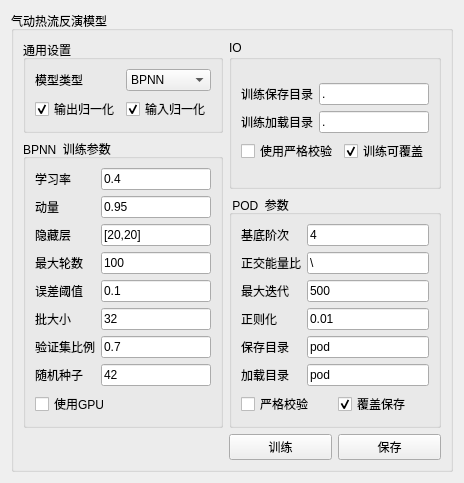
                 <widget class="QWidget" name="page_19">
                  <layout class="QGridLayout" name="gridLayout_61">
                   <item row="0" column="0">
                    <widget class="QGroupBox" name="groupBox_63">
                     <property name="title">
                      <string>气动热流反演模型</string>
                     </property>
                     <layout class="QGridLayout" name="gridLayout_44">
                      <item row="1" column="0" rowspan="2" colspan="2">
                       <widget class="QGroupBox" name="groupBox_64">
                        <property name="title">
                         <string>BPNN  训练参数</string>
                        </property>
                        <layout class="QGridLayout" name="gridLayout_45">
                         <item row="0" column="0">
                          <layout class="QVBoxLayout" name="verticalLayout_85">
                           <item>
                            <layout class="QHBoxLayout" name="horizontalLayout_81">
                             <item>
                              <layout class="QVBoxLayout" name="verticalLayout_37">
                               <item>
                                <widget class="QLabel" name="label_79">
                                 <property name="text">
                                  <string>学习率</string>
                                 </property>
                                </widget>
                               </item>
                               <item>
                                <widget class="QLabel" name="label_80">
                                 <property name="text">
                                  <string>动量</string>
                                 </property>
                                </widget>
                               </item>
                               <item>
                                <widget class="QLabel" name="label_81">
                                 <property name="text">
                                  <string>隐藏层</string>
                                 </property>
                                </widget>
                               </item>
                               <item>
                                <widget class="QLabel" name="label_82">
                                 <property name="text">
                                  <string>最⼤轮数</string>
                                 </property>
                                </widget>
                               </item>
                               <item>
                                <widget class="QLabel" name="label_83">
                                 <property name="text">
                                  <string>误差阈值</string>
                                 </property>
                                </widget>
                               </item>
                               <item>
                                <widget class="QLabel" name="label_84">
                                 <property name="text">
                                  <string>批⼤⼩</string>
                                 </property>
                                </widget>
                               </item>
                               <item>
                                <widget class="QLabel" name="label_85">
                                 <property name="text">
                                  <string>验证集⽐例</string>
                                 </property>
                                </widget>
                               </item>
                               <item>
                                <widget class="QLabel" name="label_86">
                                 <property name="text">
                                  <string>随机种⼦</string>
                                 </property>
                                </widget>
                               </item>
                              </layout>
                             </item>
                             <item>
                              <layout class="QVBoxLayout" name="verticalLayout_86">
                               <item>
                                <widget class="QLineEdit" name="lineEdit_BPNNInvert_9">
                                 <property name="text">
                                  <string>0.4</string>
                                 </property>
                                </widget>
                               </item>
                               <item>
                                <widget class="QLineEdit" name="lineEdit_BPNNInvert_10">
                                 <property name="text">
                                  <string>0.95</string>
                                 </property>
                                </widget>
                               </item>
                               <item>
                                <widget class="QLineEdit" name="lineEdit_BPNNInvert_11">
                                 <property name="text">
                                  <string>[20,20]</string>
                                 </property>
                                </widget>
                               </item>
                               <item>
                                <widget class="QLineEdit" name="lineEdit_BPNNInvert_12">
                                 <property name="text">
                                  <string>100</string>
                                 </property>
                                </widget>
                               </item>
                               <item>
                                <widget class="QLineEdit" name="lineEdit_BPNNInvert_13">
                                 <property name="text">
                                  <string>0.1</string>
                                 </property>
                                </widget>
                               </item>
                               <item>
                                <widget class="QLineEdit" name="lineEdit_BPNNInvert_14">
                                 <property name="text">
                                  <string>32</string>
                                 </property>
                                </widget>
                               </item>
                               <item>
                                <widget class="QLineEdit" name="lineEdit_BPNNInvert_15">
                                 <property name="text">
                                  <string>0.7</string>
                                 </property>
                                </widget>
                               </item>
                               <item>
                                <widget class="QLineEdit" name="lineEdit_BPNNInvert_16">
                                 <property name="text">
                                  <string>42</string>
                                 </property>
                                </widget>
                               </item>
                              </layout>
                             </item>
                            </layout>
                           </item>
                           <item>
                            <widget class="QCheckBox" name="checkBox_BPNNInvertGpu_2">
                             <property name="text">
                              <string>使⽤GPU</string>
                             </property>
                             <property name="checked">
                              <bool>false</bool>
                             </property>
                            </widget>
                           </item>
                          </layout>
                         </item>
                        </layout>
                       </widget>
                      </item>
                      <item row="3" column="3">
                       <widget class="QPushButton" name="pushButton_51">
                        <property name="text">
                         <string>保存</string>
                        </property>
                       </widget>
                      </item>
                      <item row="0" column="0" colspan="2">
                       <widget class="QGroupBox" name="groupBox_65">
                        <property name="title">
                         <string>通⽤设置</string>
                        </property>
                        <layout class="QGridLayout" name="gridLayout_46">
                         <item row="0" column="0">
                          <layout class="QHBoxLayout" name="horizontalLayout_82">
                           <item>
                            <widget class="QLabel" name="label_87">
                             <property name="text">
                              <string>模型类型</string>
                             </property>
                            </widget>
                           </item>
                           <item>
                            <widget class="QComboBox" name="comboBox_InvertType_2">
                             <item>
                              <property name="text">
                               <string>BPNN</string>
                              </property>
                             </item>
                            </widget>
                           </item>
                          </layout>
                         </item>
                         <item row="1" column="0">
                          <layout class="QHBoxLayout" name="horizontalLayout_83">
                           <item>
                            <widget class="QCheckBox" name="checkBox_InvertOut_2">
                             <property name="text">
                              <string>输出归⼀化</string>
                             </property>
                             <property name="checked">
                              <bool>true</bool>
                             </property>
                             <property name="tristate">
                              <bool>false</bool>
                             </property>
                            </widget>
                           </item>
                           <item>
                            <widget class="QCheckBox" name="checkBox_InvertIn_2">
                             <property name="text">
                              <string>输⼊归⼀化</string>
                             </property>
                             <property name="checked">
                              <bool>true</bool>
                             </property>
                            </widget>
                           </item>
                          </layout>
                         </item>
                        </layout>
                       </widget>
                      </item>
                      <item row="3" column="2">
                       <widget class="QPushButton" name="pushButton_52">
                        <property name="text">
                         <string>训练</string>
                        </property>
                       </widget>
                      </item>
                      <item row="2" column="2" colspan="2">
                       <widget class="QGroupBox" name="groupBox_66">
                        <property name="title">
                         <string> POD  参数</string>
                        </property>
                        <layout class="QGridLayout" name="gridLayout_47">
                         <item row="0" column="0">
                          <layout class="QGridLayout" name="gridLayout_48">
                           <item row="0" column="0" colspan="2">
                            <layout class="QHBoxLayout" name="horizontalLayout_84">
                             <item>
                              <layout class="QVBoxLayout" name="verticalLayout_87">
                               <item>
                                <widget class="QLabel" name="label_88">
                                 <property name="text">
                                  <string>基底阶次</string>
                                 </property>
                                </widget>
                               </item>
                               <item>
                                <widget class="QLabel" name="label_89">
                                 <property name="text">
                                  <string>正交能量⽐</string>
                                 </property>
                                </widget>
                               </item>
                               <item>
                                <widget class="QLabel" name="label_90">
                                 <property name="text">
                                  <string>最⼤迭代</string>
                                 </property>
                                </widget>
                               </item>
                               <item>
                                <widget class="QLabel" name="label_91">
                                 <property name="text">
                                  <string>正则化</string>
                                 </property>
                                </widget>
                               </item>
                               <item>
                                <widget class="QLabel" name="label_92">
                                 <property name="text">
                                  <string>保存⽬录</string>
                                 </property>
                                </widget>
                               </item>
                               <item>
                                <widget class="QLabel" name="label_93">
                                 <property name="text">
                                  <string>加载⽬录</string>
                                 </property>
                                </widget>
                               </item>
                              </layout>
                             </item>
                             <item>
                              <layout class="QVBoxLayout" name="verticalLayout_88">
                               <item>
                                <widget class="QLineEdit" name="lineEdit_PODInvert_7">
                                 <property name="text">
                                  <string>4</string>
                                 </property>
                                </widget>
                               </item>
                               <item>
                                <widget class="QLineEdit" name="lineEdit_PODInvert_8">
                                 <property name="text">
                                  <string>\</string>
                                 </property>
                                </widget>
                               </item>
                               <item>
                                <widget class="QLineEdit" name="lineEdit_PODInvert_9">
                                 <property name="text">
                                  <string>500</string>
                                 </property>
                                </widget>
                               </item>
                               <item>
                                <widget class="QLineEdit" name="lineEdit_PODInvert_10">
                                 <property name="text">
                                  <string>0.01</string>
                                 </property>
                                </widget>
                               </item>
                               <item>
                                <widget class="QLineEdit" name="lineEdit_PODInvert_11">
                                 <property name="text">
                                  <string>pod</string>
                                 </property>
                                </widget>
                               </item>
                               <item>
                                <widget class="QLineEdit" name="lineEdit_PODInvert_12">
                                 <property name="text">
                                  <string>pod</string>
                                 </property>
                                </widget>
                               </item>
                              </layout>
                             </item>
                            </layout>
                           </item>
                           <item row="1" column="0">
                            <widget class="QCheckBox" name="checkBox_PODInvertVerify_2">
                             <property name="text">
                              <string>严格校验</string>
                             </property>
                             <property name="checked">
                              <bool>false</bool>
                             </property>
                            </widget>
                           </item>
                           <item row="1" column="1">
                            <widget class="QCheckBox" name="checkBox_PODInvertCover_2">
                             <property name="text">
                              <string>覆盖保存</string>
                             </property>
                             <property name="checked">
                              <bool>true</bool>
                             </property>
                            </widget>
                           </item>
                          </layout>
                         </item>
                        </layout>
                       </widget>
                      </item>
                      <item row="0" column="2" rowspan="2" colspan="2">
                       <widget class="QGroupBox" name="groupBox_67">
                        <property name="title">
                         <string>IO</string>
                        </property>
                        <layout class="QGridLayout" name="gridLayout_49">
                         <item row="0" column="0">
                          <layout class="QGridLayout" name="gridLayout_50">
                           <item row="0" column="0">
                            <layout class="QGridLayout" name="gridLayout_51">
                             <item row="0" column="0">
                              <widget class="QLabel" name="label_94">
                               <property name="text">
                                <string>训练保存⽬录</string>
                               </property>
                              </widget>
                             </item>
                             <item row="0" column="1">
                              <widget class="QLineEdit" name="lineEdit_Invert_Savedir_2">
                               <property name="text">
                                <string>.</string>
                               </property>
                              </widget>
                             </item>
                             <item row="1" column="0">
                              <widget class="QLabel" name="label_95">
                               <property name="text">
                                <string>训练加载⽬录</string>
                               </property>
                              </widget>
                             </item>
                             <item row="1" column="1">
                              <widget class="QLineEdit" name="lineEdit_Invert_Loaddir_2">
                               <property name="text">
                                <string>.</string>
                               </property>
                              </widget>
                             </item>
                            </layout>
                           </item>
                           <item row="1" column="0">
                            <layout class="QHBoxLayout" name="horizontalLayout_85">
                             <item>
                              <widget class="QCheckBox" name="checkBox_IOInvertVerify_2">
                               <property name="text">
                                <string>使⽤严格校验</string>
                               </property>
                               <property name="checked">
                                <bool>false</bool>
                               </property>
                              </widget>
                             </item>
                             <item>
                              <widget class="QCheckBox" name="checkBox_IOInvertCover_2">
                               <property name="text">
                                <string>训练可覆盖</string>
                               </property>
                               <property name="checked">
                                <bool>true</bool>
                               </property>
                              </widget>
                             </item>
                            </layout>
                           </item>
                          </layout>
                         </item>
                        </layout>
                       </widget>
                      </item>
                     </layout>
                    </widget>
                   </item>
                  </layout>
                 </widget>
